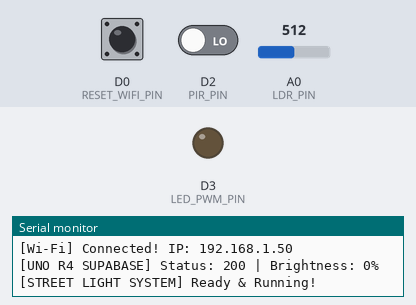
Bench run of a sketch on a simulated Arduino Uno R4 WiFi. On the bench: output pins drawn as LEDs (lit = HIGH), the last lines printed to the serial monitor. Inputs (shaded band) come from the test bench; at power-on: A0 (LDR_PIN) = 512, D2 (PIR_PIN) LOW, D0 (RESET_WIFI_PIN) HIGH. WiFi joins after 1.5 s; servers stay silent unless stated; uploads are accepted with an empty reply.

Above: at 2.9 s.
3.0 s: A0 (LDR_PIN) set to 585
4.5 s: A0 (LDR_PIN) set to 611
At 4.65 s:
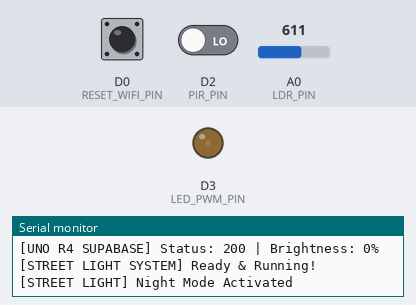
6.3 s: D2 (PIR_PIN) driven HIGH
At 9.2 s:
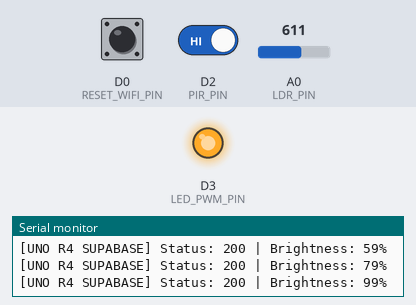
9.3 s: A0 (LDR_PIN) set to 516
10.8 s: A0 (LDR_PIN) set to 481
At 11.67 s:
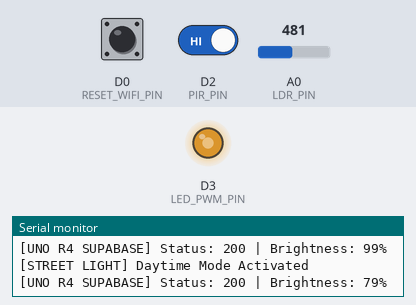
Timing chart, 0 to 14.8 s (numbered marks = the images above; inputs shaded):
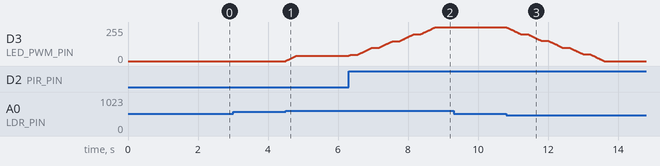

The sketch:

ESP32-5_Adaptive_Street_Light.ino
```cpp
#if defined(ESP32)
  #include <WiFi.h>
  #include <WiFiManager.h>
  #include <HTTPClient.h>
  #include <WiFiClientSecure.h>
#elif defined(ARDUINO_UNOR4_WIFI)
  #include <WiFiS3.h>
  #include <ArduinoHttpClient.h>
#else
  #include <WiFi.h>
  #include <WiFiManager.h>
  #include <HTTPClient.h>
  #include <WiFiClientSecure.h>
#endif
#include <ArduinoJson.h>
#include "SmartCitySecrets.h"

// ==============================================================================
// 1. SUPABASE & WI-FI CONFIGURATION
// ==============================================================================
// ⚙️ โหมดการส่งข้อมูล: "supabase", "dashboard", หรือ "both"
const String CLOUD_MODE   = "supabase";

// ⚙️ ตั้งค่า Supabase Project URL และ Anon Key
const String SUPABASE_URL = SMARTCITY_SUPABASE_URL;
const String SUPABASE_KEY = SMARTCITY_SUPABASE_KEY;

// ⚙️ หรือตั้งค่า URL ส่งตรงเข้า Dashboard API (/api/ingest)
const String DASHBOARD_INGEST_URL   = SMARTCITY_DASHBOARD_INGEST_URL;
const String DASHBOARD_INGEST_TOKEN = SMARTCITY_DASHBOARD_INGEST_TOKEN;

// Fallback Wi-Fi สำหรับ Arduino UNO R4
const char* FALLBACK_SSID = SMARTCITY_WIFI_SSID;
const char* FALLBACK_PASS = SMARTCITY_WIFI_PASSWORD;

// ==============================================================================
// 2. PIN DEFINITIONS (UNO R4 / ESP32)
// ==============================================================================
#if defined(ESP32)
  #define LDR_PIN         34   // อ่านค่าแสง (ADC1 GPIO 34 Analog In)
  #define PIR_PIN         27   // จับการเคลื่อนไหว (GPIO 27 Digital In)
  #define LED_PWM_PIN     18   // ขาควบคุม PWM สั่งหรี่/สว่าง (GPIO 18)
  #define RESET_WIFI_PIN  0    // ปุ่ม BOOT (GPIO 0 สำหรับ Reset Wi-Fi)
#else
  #define LDR_PIN         A0   // อ่านค่าแสง (Analog In บน UNO R4)
  #define PIR_PIN         2    // จับการเคลื่อนไหว (Digital In บน UNO R4)
  #define LED_PWM_PIN     3    // ขาควบคุม PWM สั่งหรี่/สว่าง (PWM Pin บน UNO R4)
  #define RESET_WIFI_PIN  0    // ปุ่ม Reset Wi-Fi
#endif

// ==============================================================================
// 3. THRESHOLDS & CONFIGURATION
// ==============================================================================
const int NIGHT_THRESHOLD_ON  = 600; // แสงต่ำกว่านี้ถือว่า "เริ่มมืด" (เปิดไฟ)
const int NIGHT_THRESHOLD_OFF = 500; // แสงสูงกว่านี้ถือว่า "สว่างแล้ว" (ปิดไฟ)

// ระดับความสว่าง PWM (0 - 255)
const int BRIGHTNESS_OFF    = 0;     // ปิดไฟ (กลางวัน)
const int BRIGHTNESS_DIM    = 40;    // หรี่สแตนด์บายกลางคืน (~15%)
const int BRIGHTNESS_FULL   = 255;   // สว่างเต็ม 100% (เมื่อเจอรถ/คน)

const unsigned long HOLD_TIME      = 4000;  // ค้างไฟสว่าง 100% ไว้ 4 วินาที
const unsigned int  FADE_INTERVAL  = 8;     // ความเร็วในการ Fade
const unsigned long CLOUD_INTERVAL = 15000; // ซิงก์สถานะไฟถนนขึ้น Cloud ทุก 15 วินาที

// ==============================================================================
// 4. GLOBAL VARIABLES
// ==============================================================================
bool isNightMode = false;
int targetBrightness  = BRIGHTNESS_OFF;
int currentBrightness = BRIGHTNESS_OFF;

unsigned long lastMotionTime = 0;
unsigned long lastFadeTime   = 0;
unsigned long lastCloudTime  = 0;
int lastReportedBrightness   = -1;

#if defined(ESP32)
WiFiManager wm;
#endif

// ------------------------------------------------------------------------------
// ส่งข้อมูลสถานะไฟถนนเข้า Supabase Cloud / Dashboard API
// ------------------------------------------------------------------------------
void sendStreetlightTelemetry(bool isOn, int brightnessPercent, String modeType, String noteMsg) {
  if (WiFi.status() != WL_CONNECTED) return;

#if defined(ESP32)
  WiFiClientSecure secureClient;
  secureClient.setInsecure();
  secureClient.setTimeout(4000);

  // 1. ส่งเข้า Supabase REST API
  if (CLOUD_MODE == "supabase" || CLOUD_MODE == "both") {
    HTTPClient http;
    http.begin(secureClient, SUPABASE_URL + "/events");
    http.addHeader("apikey", SUPABASE_KEY);
    http.addHeader("Authorization", "Bearer " + SUPABASE_KEY);
    http.addHeader("Content-Type", "application/json");
    http.addHeader("Prefer", "return=minimal");

    DynamicJsonDocument doc(512);
    doc["source"]      = "live";
    doc["system"]      = "streetlight";
    doc["device_id"]   = "SL-1";
    doc["name"]        = "บอร์ดไฟถนน SL-1";
    doc["location"]    = "ตำแหน่งยังไม่ยืนยัน";
    doc["health"]      = "normal";
    doc["note"]        = noteMsg;

    JsonObject data = doc.createNestedObject("data_json");
    data["on"]         = isOn;
    data["brightness"] = brightnessPercent;
    data["mode"]       = modeType;
    data["fault"]      = nullptr;

    String jsonBody;
    serializeJson(doc, jsonBody);
    int code = http.POST(jsonBody);
    Serial.printf("[SUPABASE STREETLIGHT] Status: %d | Brightness: %d%%\n", code, brightnessPercent);
    http.end();
  }

#elif defined(ARDUINO_UNOR4_WIFI)
  WiFiSSLClient sslClient;
  HttpClient http = HttpClient(sslClient, SMARTCITY_SUPABASE_HOST, 443);

  DynamicJsonDocument doc(512);
  doc["source"]      = "live";
  doc["system"]      = "streetlight";
  doc["device_id"]   = "SL-1";
  doc["name"]        = "บอร์ดไฟถนน SL-1";
  doc["location"]    = "ตำแหน่งยังไม่ยืนยัน";
  doc["health"]      = "normal";
  doc["note"]        = noteMsg;

  JsonObject data = doc.createNestedObject("data_json");
  data["on"]         = isOn;
  data["brightness"] = brightnessPercent;
  data["mode"]       = modeType;
  data["fault"]      = nullptr;

  String jsonBody;
  serializeJson(doc, jsonBody);

  http.beginRequest();
  http.post("/rest/v1/events");
  http.sendHeader("apikey", SUPABASE_KEY);
  http.sendHeader("Authorization", "Bearer " + SUPABASE_KEY);
  http.sendHeader("Content-Type", "application/json");
  http.sendHeader("Prefer", "return=minimal");
  http.sendHeader("Content-Length", jsonBody.length());
  http.beginBody();
  http.print(jsonBody);
  int statusCode = http.responseStatusCode();
  http.stop();
  sslClient.stop();

  Serial.print("[UNO R4 SUPABASE] Status: ");
  Serial.print(statusCode);
  Serial.print(" | Brightness: ");
  Serial.print(brightnessPercent);
  Serial.println("%");
#endif
}

// ==============================================================================
// 5. SETUP
// ==============================================================================
void setup() {
  Serial.begin(115200);
  Serial.println("\n[STREET LIGHT SYSTEM] Starting...");

  pinMode(LDR_PIN, INPUT);
  pinMode(PIR_PIN, INPUT);
  pinMode(LED_PWM_PIN, OUTPUT);
  pinMode(RESET_WIFI_PIN, INPUT_PULLUP);

  analogWrite(LED_PWM_PIN, BRIGHTNESS_OFF);

  // ตรวจสอบการกดปุ่ม Reset Wi-Fi ตอนเปิดเครื่อง
  if (digitalRead(RESET_WIFI_PIN) == LOW) {
    Serial.println("\n⚠️ [RESET] Detected Reset Button Pressed -> Resetting Wi-Fi settings...");
#if defined(ESP32)
    wm.resetSettings();
#endif
    delay(1000);
  }

  // เชื่อมต่อ Wi-Fi ผ่าน WiFiManager
#if defined(ESP32)
  Serial.println("[Wi-Fi] Launching WiFiManager Portal: ACT-Street-Light-Setup");
  wm.setConfigPortalTimeout(180);
  bool res = wm.autoConnect("ACT-Street-Light-Setup");
  if (!res) {
    Serial.println("[Wi-Fi] Failed to connect or Portal timed out. Working offline...");
  } else {
    Serial.println("[Wi-Fi] Connected Successfully! IP: " + WiFi.localIP().toString());
    sendStreetlightTelemetry(false, 0, "auto", "ระบบไฟถนนพร้อมทำงาน");
  }
#elif defined(ARDUINO_UNOR4_WIFI)
  Serial.print("[Wi-Fi] Connecting to: ");
  Serial.println(FALLBACK_SSID);
  WiFi.begin(FALLBACK_SSID, FALLBACK_PASS);
  int retry = 0;
  while (WiFi.status() != WL_CONNECTED && retry < 15) {
    delay(500);
    Serial.print(".");
    retry++;
  }
  if (WiFi.status() == WL_CONNECTED) {
    Serial.println("\n[Wi-Fi] Connected! IP: " + WiFi.localIP().toString());
    sendStreetlightTelemetry(false, 0, "auto", "ระบบไฟถนนพร้อมทำงาน");
  }
#endif

  Serial.println("[STREET LIGHT SYSTEM] Ready & Running!");
}

// ==============================================================================
// 6. MAIN LOOP
// ==============================================================================
void loop() {
  unsigned long currentMillis = millis();

  // Auto Reconnect Wi-Fi
  if (WiFi.status() != WL_CONNECTED) {
    static unsigned long lastReconnect = 0;
    if (currentMillis - lastReconnect >= 10000) {
      lastReconnect = currentMillis;
      Serial.println("[Wi-Fi] Reconnecting...");
      WiFi.begin(FALLBACK_SSID, FALLBACK_PASS);
    }
  }

  // ตรวจสอบการกดปุ่ม Reset Wi-Fi ระหว่างทำงาน (กดค้าง 3 วินาทีเพื่อลบ Wi-Fi)
#if defined(ESP32)
  if (digitalRead(RESET_WIFI_PIN) == LOW) {
    delay(3000);
    if (digitalRead(RESET_WIFI_PIN) == LOW) {
      Serial.println("\n⚠️ [Wi-Fi RESET] Button Held 3s -> Clearing Stored Wi-Fi & Restarting...");
      wm.resetSettings();
      ESP.restart();
    }
  }
#endif

  // 1. อ่านค่าเซนเซอร์
  int ldrValue = analogRead(LDR_PIN);
  bool motionDetected = (digitalRead(PIR_PIN) == HIGH);

  // 2. ตรวจสอบสภาวะกลางวัน / กลางคืน
  if (!isNightMode && ldrValue >= NIGHT_THRESHOLD_ON) {
    isNightMode = true;
    Serial.println("[STREET LIGHT] Night Mode Activated");
  } else if (isNightMode && ldrValue < NIGHT_THRESHOLD_OFF) {
    isNightMode = false;
    Serial.println("[STREET LIGHT] Daytime Mode Activated");
  }

  // 3. กำหนดระดับความสว่างเป้าหมาย
  if (!isNightMode) {
    targetBrightness = BRIGHTNESS_OFF;
  } else {
    if (motionDetected) {
      lastMotionTime = currentMillis;
      targetBrightness = BRIGHTNESS_FULL;
    } else if (currentMillis - lastMotionTime < HOLD_TIME) {
      targetBrightness = BRIGHTNESS_FULL;
    } else {
      targetBrightness = BRIGHTNESS_DIM;
    }
  }

  // 4. Smooth Fade Engine
  if (currentMillis - lastFadeTime >= FADE_INTERVAL) {
    lastFadeTime = currentMillis;

    if (currentBrightness < targetBrightness) {
      currentBrightness++;
      analogWrite(LED_PWM_PIN, currentBrightness);
    } else if (currentBrightness > targetBrightness) {
      currentBrightness--;
      analogWrite(LED_PWM_PIN, currentBrightness);
    }
  }

  // 5. ส่งข้อมูลขึ้น Cloud เมื่อความสว่างเปลี่ยนอย่างมีนัยสำคัญ หรือทุกๆ 15 วินาที
  int currentPercent = (int)round((currentBrightness / 255.0) * 100);
  bool isOn = currentBrightness > 0;

  if (abs(currentPercent - lastReportedBrightness) >= 20 || (currentMillis - lastCloudTime >= CLOUD_INTERVAL)) {
    lastCloudTime = currentMillis;
    lastReportedBrightness = currentPercent;

    String note = !isOn ? "กลางวัน - ปิดไฟประหยัดพลังงาน" :
                  (currentPercent >= 90) ? "ตรวจพบการเคลื่อนไหว - เปิดไฟสว่าง 100%" :
                  "โหมดกลางคืน Standby - หรี่ไฟ";

    sendStreetlightTelemetry(isOn, currentPercent, "auto", note);
  }
}
```

SmartCitySecrets.example.h
```cpp
#pragma once
// Copy to SmartCitySecrets.h in this sketch folder and fill with deployment values.
#define SMARTCITY_SUPABASE_URL "https://YOUR_PROJECT.supabase.co/rest/v1"
#define SMARTCITY_SUPABASE_HOST "YOUR_PROJECT.supabase.co"
#define SMARTCITY_SUPABASE_KEY "YOUR_PUBLISHABLE_KEY"
#define SMARTCITY_DASHBOARD_INGEST_URL "https://YOUR_DASHBOARD/api/ingest"
#define SMARTCITY_DASHBOARD_INGEST_TOKEN "YOUR_INGEST_TOKEN"
#define SMARTCITY_WIFI_SSID "YOUR_WIFI_SSID"
#define SMARTCITY_WIFI_PASSWORD "YOUR_WIFI_PASSWORD"
```

Measured:
- the behaviour switches between 500 and 499 on A0 (LDR_PIN) (found by bisection; images 2 and 3)
- after the input at 3.0 s, every drawn part: stays the same
- after the input at 4.5 s, D3 (LED_PWM_PIN): moves from 0/255 to 40/255 over 0.30 s, starting at once
- after the input at 6.3 s, D3 (LED_PWM_PIN): moves from 40/255 to 255/255 over 2.7 s, starting at once
- after the input at 9.3 s, every drawn part: stays the same
- after the input at 10.8 s, D3 (LED_PWM_PIN): moves from 255/255 to 0/255 over 2.8 s, starting at once
